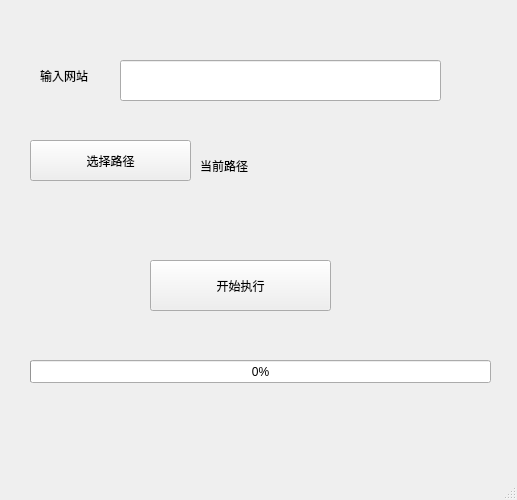
<?xml version="1.0" encoding="UTF-8"?>
<ui version="4.0">
 <class>MainWindow</class>
 <widget class="QMainWindow" name="MainWindow">
  <property name="geometry">
   <rect>
    <x>0</x>
    <y>0</y>
    <width>517</width>
    <height>500</height>
   </rect>
  </property>
  <property name="windowTitle">
   <string>笔趣阁小说下载</string>
  </property>
  <property name="windowIcon">
   <iconset>
    <normaloff>image/c.jpg</normaloff>image/c.jpg</iconset>
  </property>
  <widget class="QWidget" name="centralwidget">
   <widget class="QLabel" name="label">
    <property name="geometry">
     <rect>
      <x>200</x>
      <y>150</y>
      <width>311</width>
      <height>31</height>
     </rect>
    </property>
    <property name="text">
     <string>当前路径</string>
    </property>
   </widget>
   <widget class="QPushButton" name="pushButton">
    <property name="geometry">
     <rect>
      <x>30</x>
      <y>140</y>
      <width>161</width>
      <height>41</height>
     </rect>
    </property>
    <property name="text">
     <string>选择路径</string>
    </property>
   </widget>
   <widget class="QLineEdit" name="lineEdit">
    <property name="geometry">
     <rect>
      <x>120</x>
      <y>60</y>
      <width>321</width>
      <height>41</height>
     </rect>
    </property>
   </widget>
   <widget class="QLabel" name="label_2">
    <property name="geometry">
     <rect>
      <x>40</x>
      <y>60</y>
      <width>81</width>
      <height>31</height>
     </rect>
    </property>
    <property name="text">
     <string>输入网站</string>
    </property>
   </widget>
   <widget class="QPushButton" name="pushButton_2">
    <property name="geometry">
     <rect>
      <x>150</x>
      <y>260</y>
      <width>181</width>
      <height>51</height>
     </rect>
    </property>
    <property name="text">
     <string>开始执行</string>
    </property>
   </widget>
   <widget class="QProgressBar" name="progressBar">
    <property name="geometry">
     <rect>
      <x>30</x>
      <y>360</y>
      <width>461</width>
      <height>23</height>
     </rect>
    </property>
    <property name="value">
     <number>0</number>
    </property>
   </widget>
  </widget>
  <widget class="QMenuBar" name="menubar">
   <property name="geometry">
    <rect>
     <x>0</x>
     <y>0</y>
     <width>517</width>
     <height>23</height>
    </rect>
   </property>
  </widget>
  <widget class="QStatusBar" name="statusbar"/>
 </widget>
 <resources/>
 <connections>
  <connection>
   <sender>pushButton</sender>
   <signal>clicked()</signal>
   <receiver>MainWindow</receiver>
   <slot>selectUrl()</slot>
   <hints>
    <hint type="sourcelabel">
     <x>95</x>
     <y>181</y>
    </hint>
    <hint type="destinationlabel">
     <x>46</x>
     <y>248</y>
    </hint>
   </hints>
  </connection>
  <connection>
   <sender>pushButton_2</sender>
   <signal>clicked()</signal>
   <receiver>MainWindow</receiver>
   <slot>start()</slot>
   <hints>
    <hint type="sourcelabel">
     <x>221</x>
     <y>323</y>
    </hint>
    <hint type="destinationlabel">
     <x>95</x>
     <y>350</y>
    </hint>
   </hints>
  </connection>
 </connections>
 <slots>
  <slot>selectUrl()</slot>
  <slot>start()</slot>
  <slot>start_progressBar()</slot>
 </slots>
</ui>
